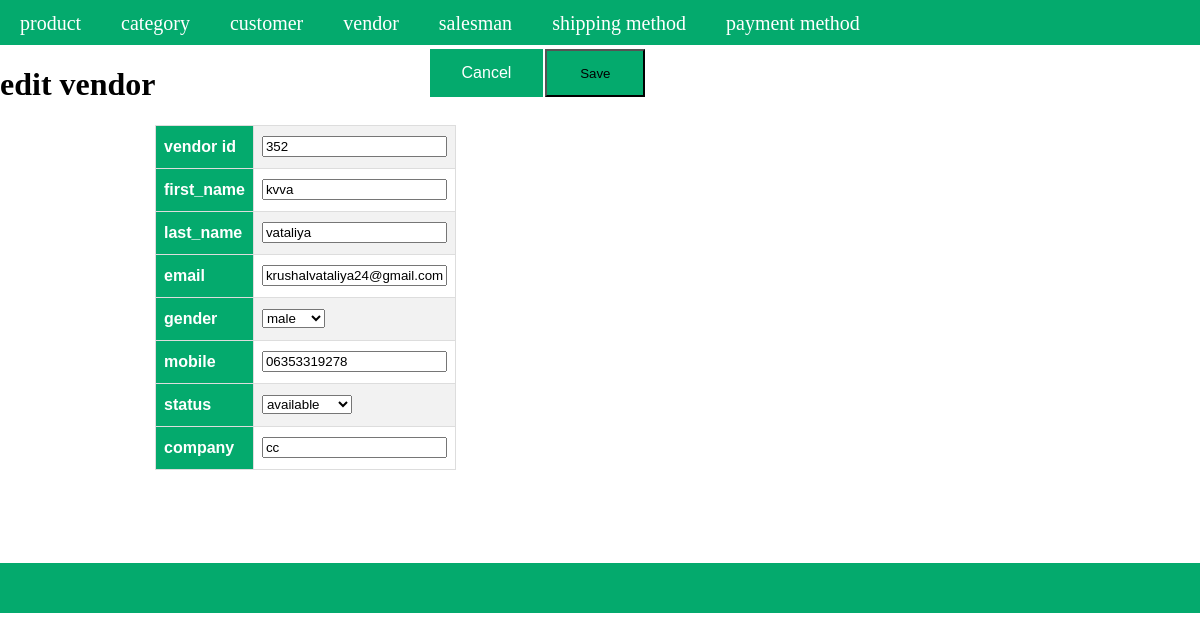
Page /index.php?a=edit&c=vendor&vendor_id=352 on the committed database.
### tables this page shows
CREATE TABLE `vendors` (
  `vendor_id` int(11) NOT NULL,
  `first_name` varchar(255) NOT NULL,
  `last_name` varchar(255) NOT NULL,
  `email` varchar(255) NOT NULL,
  `gender` enum('male','female') NOT NULL,
  `mobile` varchar(255) NOT NULL,
  `status` enum('available','unavailable') NOT NULL,
  `company` varchar(255) NOT NULL,
  `created_at` datetime NOT NULL DEFAULT current_timestamp(),
  `updated_at` datetime DEFAULT NULL
);

### Controller/Core/Action.php (called while the page is built, shortened)
<?php
class Controller_Core_Action
{
	public function getTemplete($templetePath)
	{
		require_once "View".DS.$templetePath;
	}
}
?>

### Controller/Vendor.php (called while the page is built, shortened)
<?php
require_once 'Controller/Core/Action.php';
class Controller_Vendor extends Controller_Core_Action
{
	protected $vendors = [];
	protected $modelVendor = null;
	public function editAction()
	{
		$request = $this->getRequest();
		$id=(int)$request->getParam('vendor_id');
		$modelVendor =$this->getModelVendor();
		$vendor =$modelVendor->fetchRow($id);
		$this->getTemplete('vendor/edit.phtml');
	}
    public function getVendor()
    {
        return $this->vendors;
    }
    public function setVendor($vendors)
    {
        $this->vendors = $vendors;
        return $this;
    }
    public function getModelVendor()
    {
        if(!$this->modelVendor)
        {
        	$this->modelVendor = new Model_Vendor();
        }
        return $this->modelVendor;
    }
}
?>

### Controller/Core/Front.php (called while the page is built, shortened)
<?php
class Controller_Core_Front
{
	public function getRequest()
	{
		$request = new Model_Core_Request();
		return $request;
	}
	public function init()
	{
		$request = $this->getRequest();
		$action = $request->getActionName().'Action';
		$Controller = new $controllerClassName();
		$Controller->$action();
	}
}
?>

### index.php (called while the page is built, shortened)
<?php
require_once 'Controller/Core/Front.php';
class Ccc
{
	public static function init()
	{
		$front = new Controller_Core_Front();
		$front->init();
	}
}
Ccc::init();
?>

### Model/Core/Adapter.php (called while the page is built, shortened)
<?php
class Model_core_Adapter{
	public $servername="localhost";
	public $username="root";
	public $password="";
	public $dbname ="project-krushal-vataliya";
   public $connect = null;
	public function connect(){
      if($this->connect == null)
      {
		$this->connect = mysqli_connect($this->servername, $this->username, $this->password ,$this->dbname);
      }
      return $this->connect;
	   }
   public function fetchRow($query){
   	$connect =$this->connect();
   	$result =$connect->query($query);
   		return $result->fetch_assoc();
   }
}
?>

### Model/Core/Table.php (called while the page is built, shortened)
<?php
require_once 'Model/Core/Adapter.php';
class Model_Core_Table
{
	public $tableName = null;
	public $primaryKey = null;
	public function getAdapter()
	{
		$adapter = new Model_Core_Adapter();
		return $adapter;
	}
    public function setTableName($tableName)
    {
        $this->tableName = $tableName;
        return $this;
    }
    public function setPrimaryKey($primaryKey)
    {
        $this->primaryKey = $primaryKey;
        return $this;
    }
	public function fetchRow($id, $query = null)
	{
		$adapter = $this->getAdapter();
		if($query == null && !is_array($id))
		{
		$sql ="SELECT * FROM `{$this->tableName}` WHERE `{$this->primaryKey}`= '$id'";
		}
		$result = $adapter->fetchRow($sql);
		return $result;
	}
}
?>

### View/vendor/edit.phtml (the view, shortened to what this page needs)
<?php
$vendor = $this->getVendor();
?>
<!DOCTYPE html>
<html>
<head>
   	<link rel="stylesheet" href="Model/Skin/css/style.css">
</head>
<?php require_once "View/html/header.phtml" ?>
<body>
<div class="flx"><div><h1> edit vendor</h1></div><div><button class="button  "style=" margin-left: 274px;"><a  class="add" href="http://localhost/project-krushal-vataliya/Vendor.php?a=grid">
        Cancel
    </a></button></div> <div class=""><form action="http://localhost/project-krushal-vataliya/index.php?a=update&c=vendor" method="POST"><input id="formbutton1" class="formbutton" type="submit" value="Save"></td></div></div>
<table id="product">
<tr>
<th> vendor id</th>
<td><input type="text" id="first_name" name="vendor[vendor_id]" value="<?php echo $vendor['vendor_id']?>"></td>
</tr>
<tr>
<th> first_name</th>
<td><input type="text" id="first_name" name="vendor[first_name]" value="<?php echo $vendor['first_name']?>"></td>
</tr>
<tr>
<th> last_name</th>
<td><input type="text" id="last_name" name="vendor[last_name]" value="<?php echo $vendor['last_name']?>"></td>
</tr>
<tr>
<th> email</th>
<td><input type="email" id="email" name="vendor[email]" value="<?php echo $vendor['email']?>"></td>
</tr>
<tr>
<th> gender</th>
<td> <select name="vendor[gender]" id="gender" >
  <option value="male"name="male">male</option>
</select> </td>
</tr>
<tr>
<th> mobile</th>
<td><input type="mobile" id="mobile" name="vendor[mobile]" value="<?php echo $vendor['mobile']?>"></td>
</tr>
<tr>
<th> status</th>
<td> <select name="vendor[status]" id="status" >
  <option value="available"name="avilable">available</option>
</select> </td>
</tr>
<tr>
<th> company</th>
<td><input type="text" id="company" name="vendor[company]" value="<?php echo $vendor['company']?>"></td>
</tr>
</table>
<?php require_once "View/html/footer.phtml" ?>
</body>
</html>

### Model/Skin/css/style.css (style rules this page uses)
body { display: block; margin: 0px;justify-content: center; }
.flx { display: flex; }
#product { font-family: Arial, Helvetica, sans-serif; border-collapse: collapse; width: 25px; margin-left: 155px; }
#product td, #product th { border: 1px solid #ddd; padding: 8px; }
#product tr:nth-child(odd) { background-color: #f2f2f2; }
#product th { padding-top: 12px; padding-bottom: 12px; text-align: left; background-color: #04AA6D; color: white; }
.button { border: none; color: white; padding: 15px 32px; text-align: center; text-decoration: none; display: inline-block; font-size: 16px; margin: 4px 2px; cursor: pointer; background-color:#04aa6d; }
.add { text-decoration: none; color: white; }
.formbutton { height: 48px; width: 100px; background-color:#04aa6d; text-align: center; text-decoration-color: white; margin-top: 4px; }
#formbutton1 { height: 48px; width: 100px; background-color:#04aa6d; text-align: center; text-decoration-color: white; margin-top: 4px; }

### rows in the picture
vendors: vendor_id "352", first_name "kvva", last_name "vataliya", email "krushalvataliya24@gmail.com", mobile "06353319278", company "cc"
